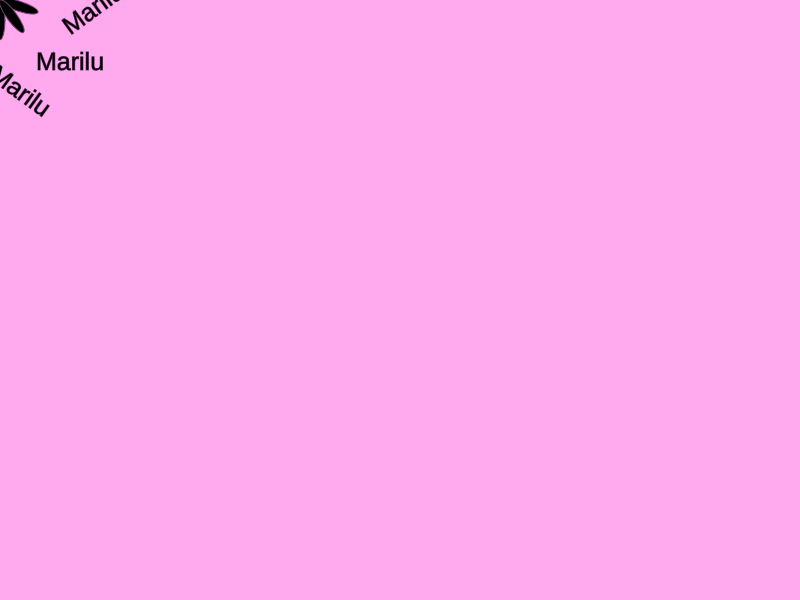
Frame 1 (no input)
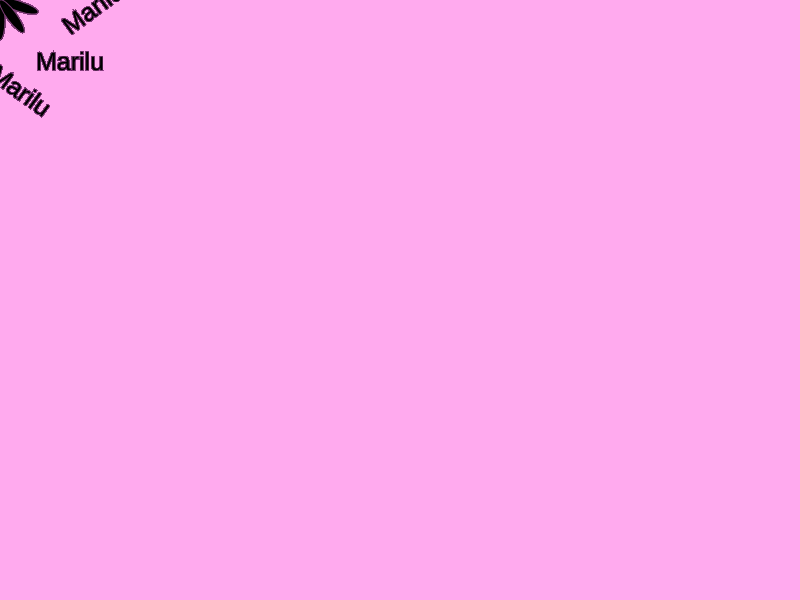
Frame 60 (no input)
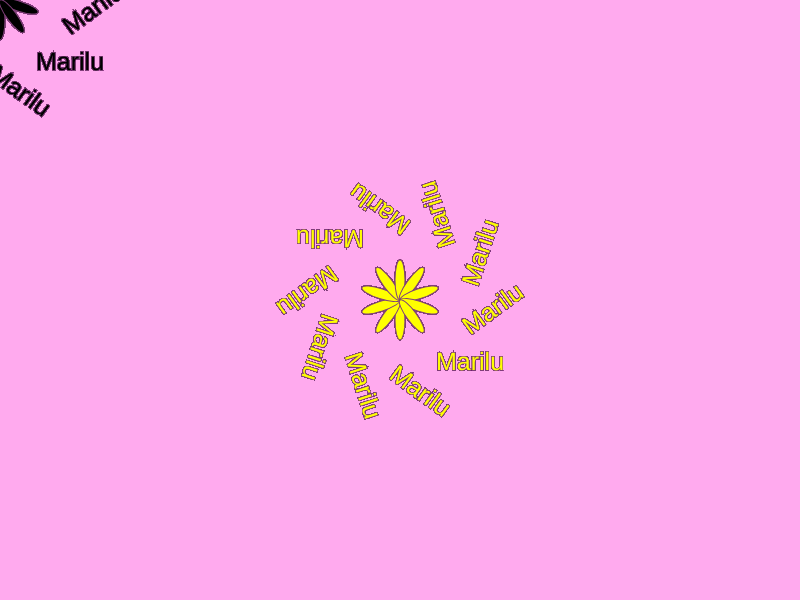
Frame 120 (the mouse pressed at the canvas centre since frame 60)

The p5.js sketch that drew these frames (run headless with seeded random() and noise() and a simulated clock; from frame 60 on, the mouse is pressed at the canvas centre):

// p5.js sketch
// ── sketch.js
//Marilu Creative Coding HW1

function setup() {
  createCanvas(800, 600);
  background('#fae');
  x = random(width);
  y = random(height);

}

function draw() {
  fill(250, 131, 182, 40); // used alpha to make flower not so solid
  stroke(127, 63, 120);
    // A used the P5 flower tools to make the mouse a flower instead of an ellipse
  translate(mouseX,mouseY);
  fill(mouseX/width*1000, mouseY/height*1000, 0);
  for (var i = 0; i < 10; i ++) {
    ellipse(0, 20, 10, 40);
    rotate(PI/5);
    textSize(25);
  textAlign(CENTER);
  textFont("Helvetica"); //choosing font
  text("Marilu", 70, 70); //puting text around the flower

}
}

function keyPressed() //Clears the canvas when it is pressed
{
  background('#fae');
  x = random(width);
  y = random(height);
}
